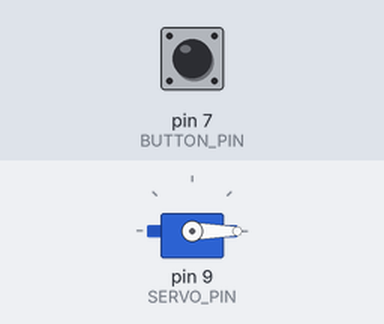
A sketch run on a simulated Arduino Uno, built with avr-gcc and run on an emulated ATmega328P. Parts: servo. Inputs (shaded band) come from the test bench; at power-on: pin 7 (BUTTON_PIN) HIGH.

Above: at 1.2 s.
1.3 s: pin 7 (BUTTON_PIN) pulled LOW for 0.15 s
At 1.31 s:
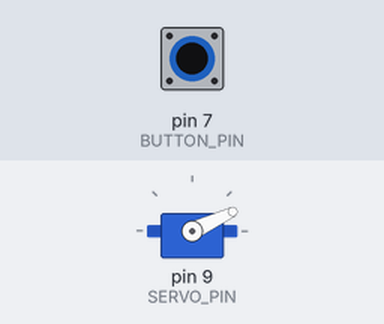
Timing chart, 0 to 4.3 s (numbered marks = the images above; inputs shaded):
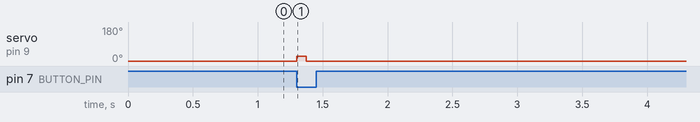

Measured:
- after the input at 1.3 s, servo on pin 9 (SERVO_PIN): 0° → 25° at once, → 0° 0.08 s later

The sketch:

SERVO_POTENSIOMETR.ino
```cpp
#include <Servo.h>
const int BUTTON_PIN = 7;
const int SERVO_PIN  = 9;
Servo servo;
int angle = 0;
int lastButtonState;
int currentButtonState;

void setup() {
  Serial.begin(9600);
  pinMode(BUTTON_PIN, INPUT_PULLUP); // set arduino pin to input pull-up mode
  servo.attach(SERVO_PIN);           // attaches the servo on pin 9 to the servo object

  servo.write(angle);
  currentButtonState = digitalRead(BUTTON_PIN);
}
void loop() {
  lastButtonState    = currentButtonState;
  currentButtonState = digitalRead(BUTTON_PIN);
  if(lastButtonState == HIGH && currentButtonState == LOW) {
    if(angle == 0)
      angle = 25;
    servo.write(angle);
    delay(75);
    servo.write(0);
  }
}
```
